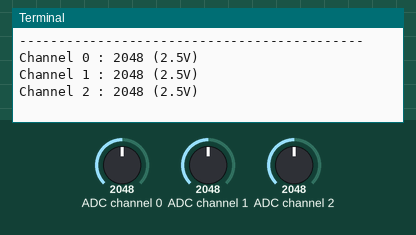
Simulated run of this program. Board: Raspberry Pi (BCM pin numbers). On the bench: the last lines printed to the terminal. Inputs (shaded band) come from the test bench; at power-on: ADC channel 0 = 2048, ADC channel 1 = 2048, ADC channel 2 = 2048 (analog values on the 0–4095 scale).

Above: at 1.2 s.
1.3 s: ADC channel 0 set to 2866
At 5.5 s:
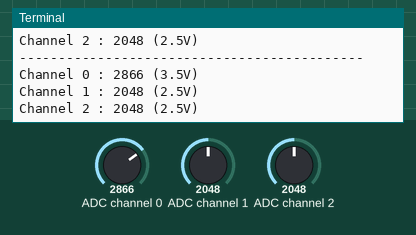
7.3 s: ADC channel 1 set to 2866
At 10.5 s:
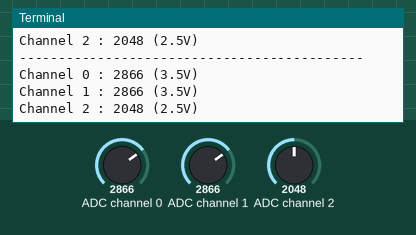
13.3 s: ADC channel 2 set to 2866
At 15.6 s:
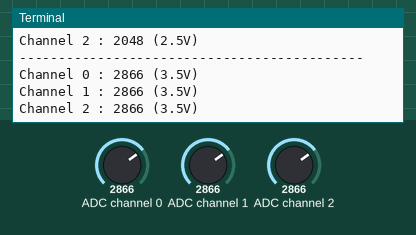
19.3 s: ADC channel 0 set to 3603
At 20.7 s:
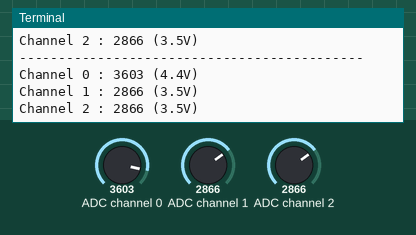
25.3 s: ADC channel 1 set to 3603
At 30.8 s:
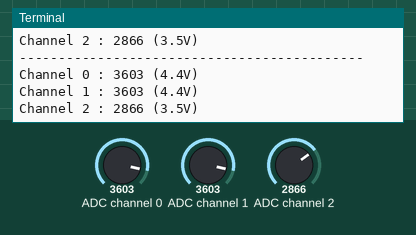
31.3 s: ADC channel 2 set to 2047
At 35.9 s:
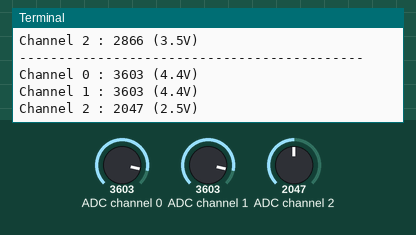
Timing chart, 0 to 37.4 s (numbered marks = the images above; inputs shaded):
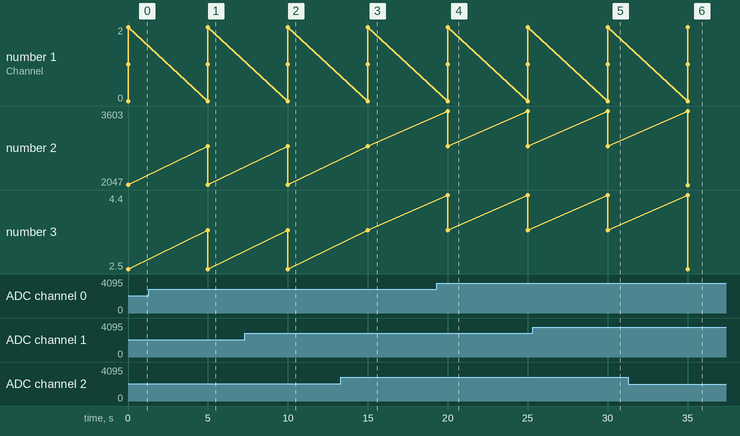

Measured:
- after the input at 1.3 s, the terminal: prints a new line after 3.7 s (image 1)
- after the input at 7.3 s, the terminal: prints a new line after 2.7 s (image 2)
- after the input at 13.3 s, the terminal: prints a new line after 1.7 s (image 3)
- after the input at 19.3 s, the terminal: prints a new line after 0.71 s (image 4)
- after the input at 25.3 s, the terminal: prints a new line after 4.7 s (image 5)
- after the input at 31.3 s, the terminal: prints a new line after 3.7 s (image 6)
- plotted number 2: 2866 → 2047 after the input at 31.3 s
- plotted number 3: 3.5 → 2.5 after the input at 31.3 s

The program:

Raspberry_Pi.py
```python
import os
import spidev
import time

# Function to convert digital data to Volts
def Volts(data, places, Vref):
  return round((data * Vref) / float(4096), places)

# Function to read Digital Data from a MCP3208 channel
# Channel 0-7
def ReadADCChannel(channel):
  adc = spi.xfer2([6 + ((channel&4) >> 2),(channel&3) << 6, 0])
  data = ((adc[1] & 15) << 8) + adc[2]
  return data

# Reference Voltage, Jumper selected 5.0 (default), 3.3, 1.0, or 0.3 Volts
Vref = 5.0

# (jumper CE0 on) chip = 0 (default), (jumper CE1 on) chip = 1
chip = 0

# Open SPI bus
spi = spidev.SpiDev()
spi.open(0, chip)

while True:

  c0 = ReadADCChannel(0)
  c1 = ReadADCChannel(1)
  c2 = ReadADCChannel(2)

  # results
  print "--------------------------------------------"
  print("Channel 0 : {} ({}V)".format(c0, Volts(c0, 2, Vref)))
  print("Channel 1 : {} ({}V)".format(c1, Volts(c1, 2, Vref)))
  print("Channel 2 : {} ({}V)".format(c2, Volts(c2, 2, Vref)))

  # Wait
  time.sleep(5)
```
